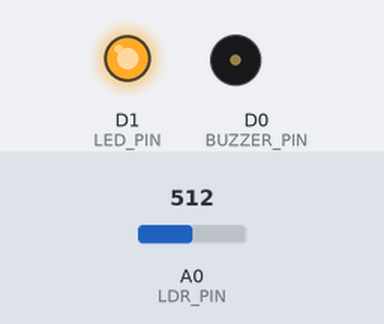
Simulated run of this sketch. Board: ESP8266 (NodeMCU). Parts: output pins drawn as LEDs (lit = HIGH), buzzer (waves = sounding, pin HIGH). The test bench sets the inputs (shaded band); at power-on: A0 (LDR_PIN) = 512. What the sketch prints to the serial monitor is not drawn.

Above: at 1.2 s.
1.3 s: A0 (LDR_PIN) set to 717
2.8 s: A0 (LDR_PIN) set to 737
At 4.0 s:
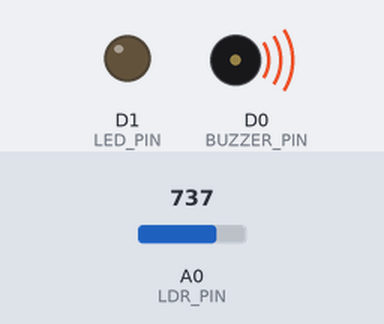
4.3 s: A0 (LDR_PIN) set to 716
At 5.2 s:
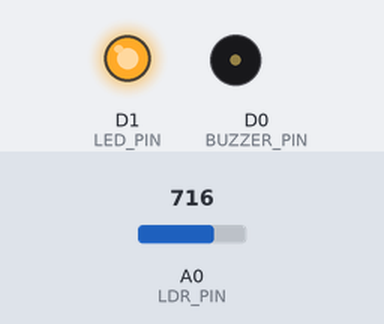
5.8 s: A0 (LDR_PIN) set to 900
At 6.3 s:
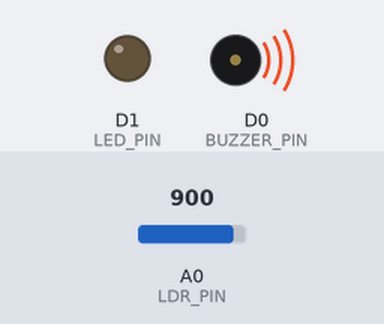
Timing chart, 0 to 8.3 s (numbered marks = the images above; inputs shaded):
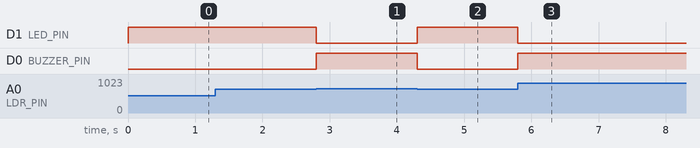

Measured:
- the behaviour switches between 727 and 728 on A0 (LDR_PIN) (found by bisection; images 0 and 1)
- after the input at 2.8 s, D1 (LED_PIN): HIGH → LOW at once; D0 (BUZZER_PIN): LOW → HIGH at once
- after the input at 4.3 s, D1 (LED_PIN): LOW → HIGH at once; D0 (BUZZER_PIN): HIGH → LOW at once
- after the input at 5.8 s, D1 (LED_PIN): HIGH → LOW at once; D0 (BUZZER_PIN): LOW → HIGH at once

The sketch:

Arduino_P2.ino
```cpp
#define BUZZER_PIN D0
#define LED_PIN D1
#define LDR_PIN A0


void setup() {
  // put your setup code here, to run once:
  Serial.begin(115200);
  pinMode(BUZZER_PIN, OUTPUT); // Here BUZZER is determined as an output or an indicator.
  pinMode(LED_PIN, OUTPUT); // Here LED is determined as an output or an indicator.
  pinMode(LDR_PIN, INPUT); // Here LDR sensor is determined as input.
  digitalWrite(BUZZER_PIN, LOW);
}


int ldrStatus = 0;
void loop() {
  // put your main code here, to run repeatedly:
  int ldrStatus_1024 = analogRead(LDR_PIN);
  int ldrStatus_100 = (ldrStatus_1024*100)/1024;
  Serial.println(ldrStatus_100);
  if(ldrStatus_100>70)
  {
    digitalWrite(BUZZER_PIN, HIGH);
    digitalWrite(LED_PIN, LOW);
  }
  else
  {
    digitalWrite(BUZZER_PIN, LOW);
    digitalWrite(LED_PIN, HIGH);
  }
}
```
